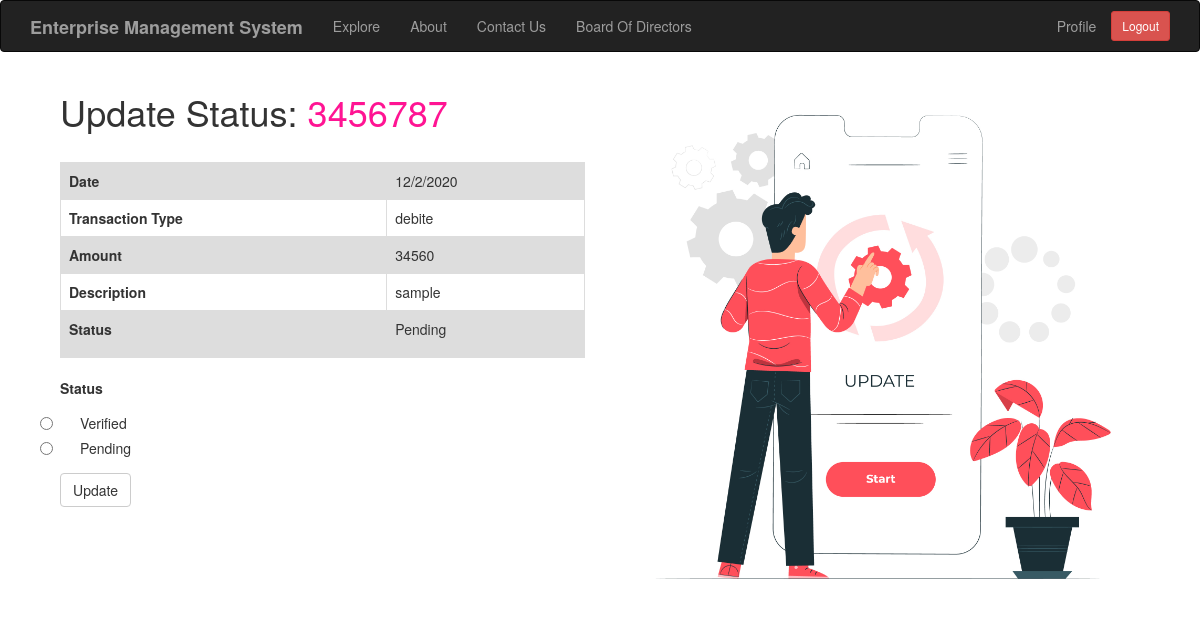
/update_status/3 (signed in), run on an earlier commit of the app's database.
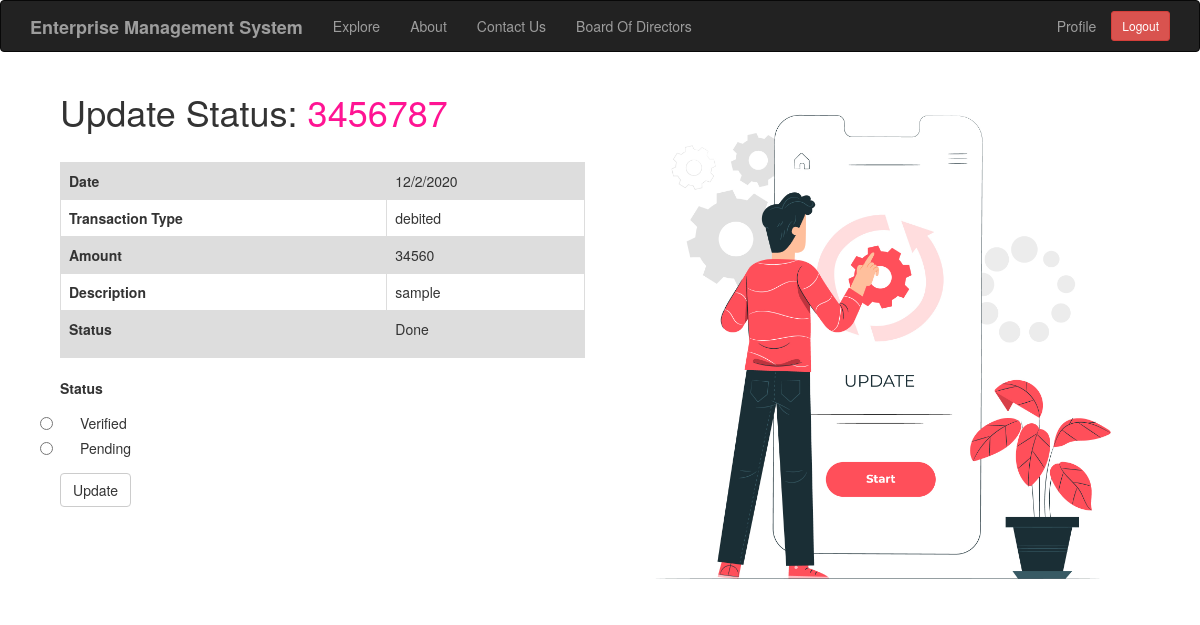
And on a later commit of the database.
### app/models.py (models this page shows, shortened)
class Transaction(db.Model):
    id = db.Column(db.Integer,primary_key=True)
    tr_id = db.Column(db.Integer)
    date = db.Column(db.String(64))
    description = db.Column(db.String(140))
    tr_type = db.Column(db.String(64))
    amount = db.Column(db.Integer)
    valid = db.Column(db.Boolean, default=False)
    user_id = db.Column(db.Integer,db.ForeignKey('user.id'))
    comment = db.relationship('Comment',backref='comment_of',lazy='dynamic')
    document = db.relationship('Document',backref='document_of',lazy='dynamic')

### app/routes.py (the view, shortened to what this page needs)
@app.route('/update_status/<trans_id>',methods=['GET','POST'])
@login_required
def update_status(trans_id):
    form = UpdateStatusForm()
    transaction = Transaction.query.filter_by(id=trans_id).first_or_404()
    return render_template('status.html',title='Update Status',form=form,tr=transaction)

### app/forms.py
class UpdateStatusForm(FlaskForm):
    status = RadioField('Status',choices=[('True','Verified'),('False','Pending')],validators=[DataRequired()])
    submit = SubmitField('Update')

### app/models.py (called while the page is built)
@login.user_loader
def load_user(id):
    return User.query.get(int(id))

### app/routes.py (called while the page is built)
@app.before_request
def before_request():
    if current_user.is_authenticated:
        current_user.last_seen = datetime.utcnow()
        db.session.commit()

### app/templates/status.html
{% extends 'base.html' %}
{% import 'bootstrap/wtf.html' as wtf %}
{% block app_content %}
<div class="col-md-12">
	<div class="col-md-6">
		<h1 style="padding-bottom: 20px;">Update Status: <span style="color: #FF1493;">{{ tr.tr_id }}</span></h1>
		<table class="table table-bordered table-striped">
				<tr  style="background-color: #dddddd">
					<th>Date</th>
					<td>{{ tr.date }}</td>
				</tr>
				<tr>
					<th>Transaction Type</th>
					<td>{{ tr.tr_type}}</td>
				</tr>
				<tr  style="background-color: #dddddd">
					<th>Amount</th>
					<td>{{ tr.amount }}</td>
				</tr>
				<tr>
					<th>Description</th>
					<td>{{ tr.description }}</td>
				</tr>
				<tr  style="background-color: #dddddd">
					<th>Status</th>
					<td>{% if tr.valid == False %}
						<p>Pending</p>
						{% else %}
						<p>Done</p>
						{% endif %}
					</td>
				</tr>
		</table>
    	<div class="row">
        	<div class="col-md-6">
            	{{ wtf.quick_form(form) }}
        	</div>
    	</div>
    	<br>
	</div>
	<div class=col-md-6>
		<img src="{{ url_for('static', filename= 'images/status.jpg')}}" alt="update" style="max-width: 100%; height: auto">
	</div>
</div>
{% endblock %}

What changed in the data, as far as the page shows it:
changed Transaction "sample": tr_type "debite" → "debited"; valid False → True (drawn)
Also different on the page:
text no longer shown: "Pending"
text now shown: "Done"
